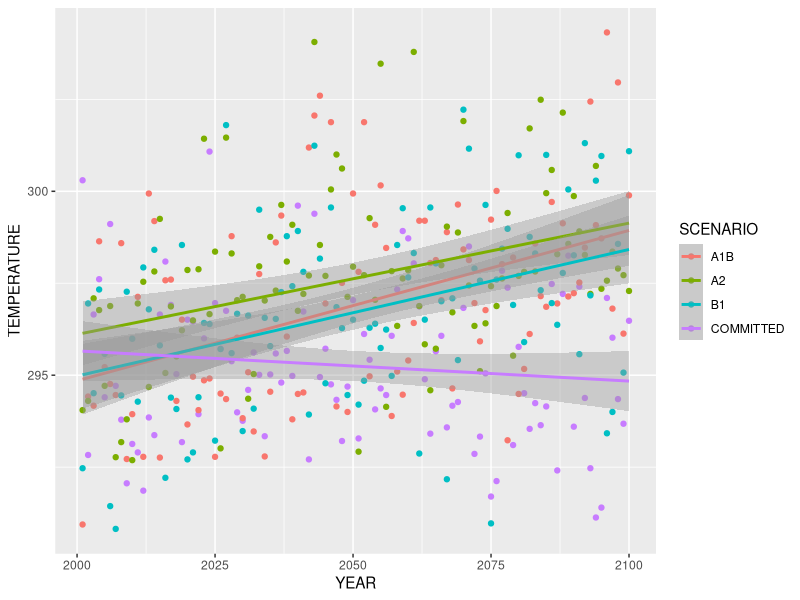

This figure's R source:
## ---- chunk 1
require(tidyverse)
require(broom)
## ---- chunk 2
climate <- read.csv(file = "climate_data.csv", header = T, sep = ",")
## ---- chunk 3
july <- climate %>%
  filter(MONTH == 7) %>%
  filter(LATITUDE == 46)
## ---- chunk 4
july_plot <- ggplot() +
  geom_point(data = july,
             aes(x = YEAR, y = TEMPERATURE,
                 colour = SCENARIO)) +
  stat_smooth(data = july,
              aes(x = YEAR, y = TEMPERATURE, colour = SCENARIO),
              method = "lm")

july_plot
## ---- chunk 5
july_model <- lm(data = july,
                 TEMPERATURE ~ YEAR*SCENARIO)

summary(july_model)
## ---- chunk 6
july <- climate %>%
  filter(MONTH == 7) %>%
  filter(LATITUDE == 46) %>%
  filter(SCENARIO == "A2")

july_a2_model <- lm(data = july,
                    TEMPERATURE ~ YEAR)

summary(july_a2_model)
## ---- chunk 7
lat_question <- climate %>%
  filter(MONTH == 1) %>%
  filter(SCENARIO == "A2") 
## ---- chunk 8
lat_slopes <- lat_question %>%
  group_by(LATITUDE) %>%
  do(data.frame(tidy(lm(TEMPERATURE ~ YEAR, data = .)))) %>%
  select(LATITUDE, term, estimate) %>%
  filter(term == "YEAR") %>%
  mutate(century_change = estimate*100)
  
